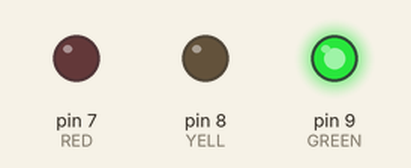
Recording of a sketch running on a simulated Arduino Uno, built with avr-gcc and run on an emulated ATmega328P. On the bench: output pins drawn as LEDs (lit = HIGH).

Above: at 3.0 s.
At 6.3 s:
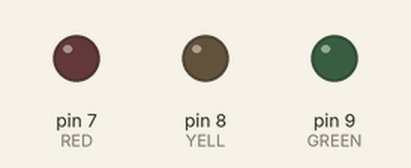
At 10.3 s:
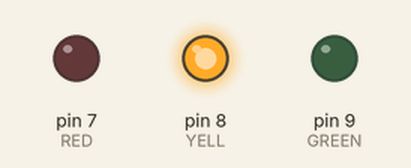
At 14.1 s:
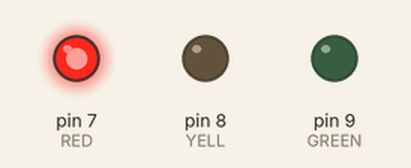
At 18.0 s:
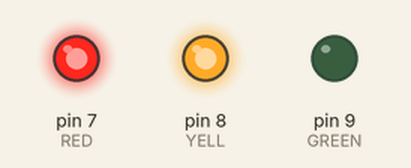
Timing chart, 0 to 24.7 s (numbered marks = the images above):
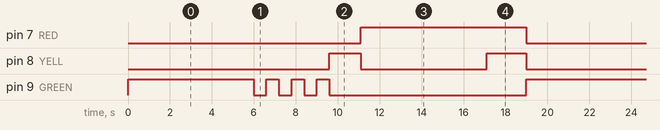

Measured:
- by itself, pin 7 (RED): alternates HIGH for 7.9 s and LOW for 11.1 s
- by itself, pin 8 (YELL): repeats every 19.0 s: LOW 6.0 s, HIGH 1.9 s, LOW 9.6 s, HIGH 1.5 s
- by itself, pin 9 (GREEN): repeats every 19.0 s: 3 × (LOW 0.60 s, HIGH 0.60 s), LOW 9.4 s, HIGH 6.0 s

The sketch:

Svetofor.ino
```cpp
const int GREEN=9;
const int YELL=8;
const int RED=7;
const int FGR=600;
void setup() {
  // put your setup code here, to run once:
pinMode (GREEN, OUTPUT);
pinMode (YELL, OUTPUT);
pinMode (RED, OUTPUT);
}
void loop() {
  digitalWrite(GREEN, HIGH);
  delay(6000);
  for (int i=0; i<3;i++) {
    digitalWrite(GREEN, LOW);
    delay(FGR);
  digitalWrite(GREEN, HIGH);
  delay(FGR);
  }

  digitalWrite(GREEN, LOW);
  digitalWrite(YELL, HIGH);
  delay(1500);
  digitalWrite(YELL, LOW);
  //delay(900);
  digitalWrite(RED, HIGH);
  delay(6000);
  digitalWrite(YELL, HIGH);
  delay(1900);
  digitalWrite(RED, LOW);
  digitalWrite(YELL, LOW);
 // delay(5000);
}
```
